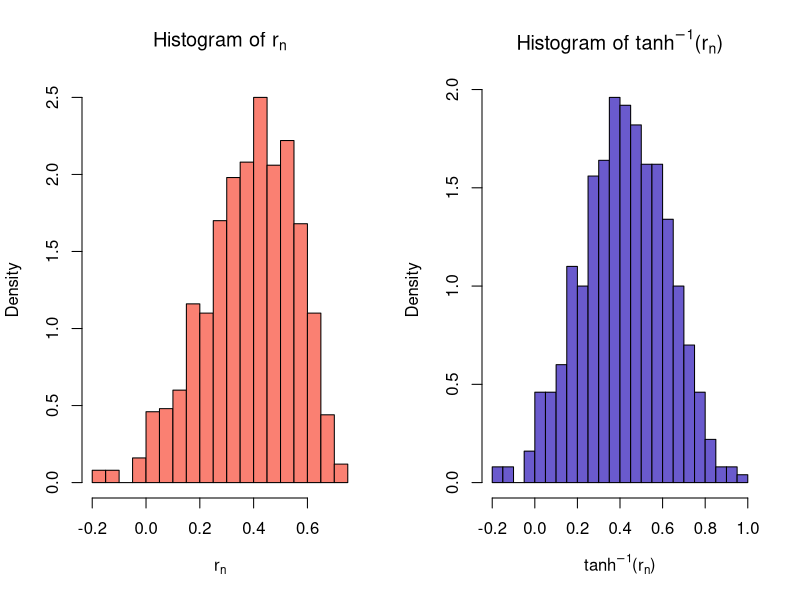

Here is the R script that generated this plot:
# Problem 6

tanhinv <- function(r) {
    return(1/2 * log((1+r)/(1-r)))
}

estimate.coverage <- function(n, rho) {
    # set a seed for reproducibility
    set.seed(1911)
    
    # create the parameters
    mu_vec <- c(0, 0)
    sigma_mat <- matrix(c(1, rho, rho, 1), nrow = 2, byrow = TRUE)
    coverage <- logical(1000)  # a logical array to see if the coverage happens
    
    # loop through each simulation
    for (i in 1:1000) {
        data <- MASS::mvrnorm(n = n, mu = mu_vec, Sigma = sigma_mat)
        r <- cor(data[, 1], data[, 2])   # sample correlation coefficient
        z <- tanhinv(r)  # obtain tanh inverse transformation of sample correlation
        z.upper <- tanh(z + qnorm(0.975) / sqrt(n))
        z.lower <- tanh(z - qnorm(0.975) / sqrt(n))
        
        if (rho <= z.upper & rho >= z.lower) {
            coverage[i] <- TRUE
        }
    }
    
    # finally output the proportion of simulation where the coverage occurs
    return(sum(coverage) / 1000)
}

estimate.coverage(20, 0.2)
estimate.coverage(20, 0.4)
estimate.coverage(20, 0.6)
estimate.coverage(20, 0.8)

estimate.coverage(30, 0.2)
estimate.coverage(30, 0.4)
estimate.coverage(30, 0.6)
estimate.coverage(30, 0.8)


# r_n

gen.r <- function(n, rho) {
    # set a seed for reproducibility
    set.seed(1911)
    
    # create the parameters
    mu_vec <- c(0, 0)
    sigma_mat <- matrix(c(1, rho, rho, 1), nrow = 2, byrow = TRUE)
    
    r <- sapply(1:1000, FUN = function(i) {
        data <- MASS::mvrnorm(n = n, mu = mu_vec, Sigma = sigma_mat)
        return(cor(data[, 1], data[, 2]))
    })
    
    return(r)
}

r <- gen.r(30, 0.4)
z <- tanhinv(r)

par(mfrow = c(1, 2))
hist(r, breaks = 20, col = "salmon", freq = FALSE, xlab = expression(r[n]), main = expression(paste("Histogram of ", r[n])))
hist(z, breaks = 20, col = "slateblue", freq = FALSE, xlab = expression(paste(tanh^-1,"(", r[n], ")" )), 
     main = expression(paste("Histogram of ", tanh^-1,"(", r[n], ")" )))



# Problem 13

set.seed(1911)
samp <- rcauchy(25, location = 1, scale = 1)

median(samp)

update.theta <- function(init.theta) {
    
    theta_t <- init.theta  # initialize
    error <- Inf   # initialize error to some large value
    n_iter <- 0    # store number of iterations
    
    while(error > 1e-10) {
        # update theta by iteration
        new_theta <- theta_t + (2/25) * sum( 2 * (samp - theta_t)/(1 + (samp - theta_t)^2 ) )
        
        error <- (new_theta - theta_t) / theta_t    # calculate relative error
        n_iter <- n_iter + 1    # increase counter of iteration
        
        theta_t <- new_theta   # looping
    }
    
    return(list(MLE = theta_t, iteration = n_iter))
}

update.theta(init.theta = median(samp))
update.theta(init.theta = 0)






